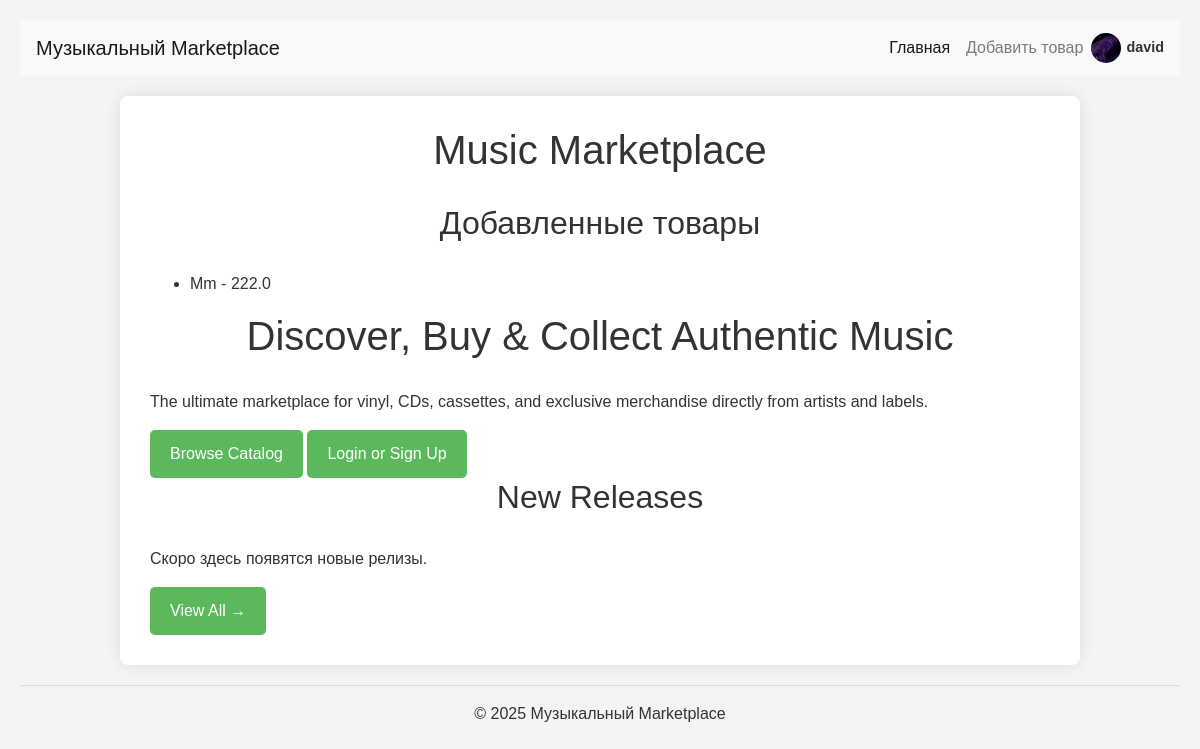
The app's page / (signed in) with its own data.
### shop/models.py (models this page shows, shortened)
class User(AbstractUser):
    profile_picture = models.ImageField(upload_to='profile_pics/', blank=True, null=True)
    is_reseller = models.BooleanField(default=False)
    role_choices = [
        ('buyer', 'Покупатель'),
        ('musician', 'Музыкант'),
        ('label', 'Лейбл'),
        ('reseller', 'Перекупщик'),
        ('admin', 'Администратор'),
    ]
    role = models.CharField(max_length=20, choices=role_choices, default='buyer')
    groups = models.ManyToManyField(
        'auth.Group',
        verbose_name='groups',
        blank=True,
        help_text=(
            'The groups this user belongs to. A user will get all permissions '
            'granted to each of their groups.'
        ),
        related_name="shop_users_groups",  # Changed related_name
        related_query_name="shop_user",    # Changed related_query_name
    )
    user_permissions = models.ManyToManyField(
        'auth.Permission',
        verbose_name='user permissions',
        blank=True,
        help_text='Specific permissions for this user.',
        related_name="shop_users_permissions", # Changed related_name
        related_query_name="shop_user",      # Changed related_query_name
    )
    class Meta:
        swappable = 'AUTH_USER_MODEL'
        verbose_name = 'Пользователь'
        verbose_name_plural = 'Пользователи'

class Product(models.Model):
    name = models.CharField(max_length=200)
    description = models.TextField(blank=True)
    price = models.FloatField()
    genre = models.CharField(max_length=50, blank=True)
    format_choices = [
        ('CD', 'CD'),
        ('Vinyl', 'Винил'),
        ('Cassette', 'Кассета'),
    ]
    format = models.CharField(max_length=50, choices=format_choices)
    is_original = models.BooleanField(default=True)
    owner = models.ForeignKey(settings.AUTH_USER_MODEL, on_delete=models.CASCADE, related_name='products')  # Renamed 'seller' to 'owner'
    class Meta:
        verbose_name = 'Продукт'
        verbose_name_plural = 'Продукты'

### shop/views.py (the view)
# urls.py: path('', views.index, name='index'),  # Главная страница
def index(request):
    if request.user.is_authenticated:
        products = Product.objects.filter(owner=request.user)
    else:
        products = Product.objects.all()
    return render(request, 'shop/index.html', {'products': products})

### shop/templates/shop/index.html (shortened to what this page needs)
{% extends 'setting/base.html' %}
{% block content %}
    <div class="container">
        <h1>Music Marketplace</h1>
        <h2>Добавленные товары</h2>
        {% if products %}
            <ul>
                {% for product in products %}
                    <li>{{ product.name }} - {{ product.price }}</li>
                {% endfor %}
            </ul>
        {% else %}
            <p>Пока нет добавленных товаров.</p>
        {% endif %}
        <section class="hero-section">
            <h1>Discover, Buy & Collect Authentic Music</h1>
            <p>The ultimate marketplace for vinyl, CDs, cassettes, and exclusive merchandise directly from artists and labels.</p>
            <div class="buttons">
                <button class="btn btn-purple">Browse Catalog</button>
                <button class="btn btn-white">Login or Sign Up</button>
            </div>
        </section>
        <section class="release-section">
            <h2>New Releases</h2>
            <div class="cards">
                <p>Скоро здесь появятся новые релизы.</p>
            </div>
            <button class="btn btn-purple view-all">View All →</button>
        </section>
    </div>
{% endblock %}

### shop/templates/setting/menu.html (shortened to what this page needs)
{% load static %}
<header>
    <nav class="navbar navbar-expand-lg navbar-light bg-light" style="position: relative;display: flex; justify-content: space-between; align-items: center;width: 100%;">
        <div> <a class="navbar-brand" href="/">Музыкальный Marketplace</a></div>
        <div class="collapse navbar-collapse" id="navbarNav" style="justify-content: end;">
            <ul class="navbar-nav">
                <li class="nav-item active">
                    <a class="nav-link" href="/">Главная</a>
                </li>
                {% if request.user.is_authenticated %}
                <li class="nav-item">
                    <a class="nav-link" href="{% url 'add_product' %}">Добавить товар</a>
                </li>
                    <li class="nav-item user-menu" id="userMenu">
                        <div class="profile-image-container">
                            {% if request.user.profile_picture %}
                                <img src="{{ request.user.profile_picture.url }}" alt="Фотография пользователя" class="profile-image">
                            {% else %}
                                <img src="{% static 'img/default_profile.png' %}" alt="Профиль по умолчанию" class="profile-image">
                            {% endif %}
                        </div>
                        <span class="username">{{ request.user.username }}</span>
                    </li>
                {% endif %}
            </ul>
        </div>
    </nav>
</header>

### shop/static/shop/css/styles.css (style rules this page uses)
body { font-family: sans-serif; background-color: #f4f4f4; margin: 0; padding: 20px; color: #333; }
.container { width: 90%; max-width: 960px; margin: 20px auto; background-color: #fff; padding: 30px; border-radius: 8px; box-shadow: 0 0 15px rgba(0, 0, 0, 0.1); }
h1, h2 { color: #333; text-align: center; margin-bottom: 30px; }
.btn { background-color: #5cb85c; color: #fff; padding: 12px 20px; border: none; border-radius: 5px; cursor: pointer; font-size: 1em; text-decoration: none; display: inline-block; transition: background-color 0.3s ease; }
.navbar .profile-image-container { width: 30px; height: 30px; border-radius: 50%; overflow: hidden; margin-right: 5px; display: inline-block; vertical-align: middle; }
.navbar .profile-image { width: 100%; height: 100%; object-fit: cover; }
.navbar .username { font-weight: bold; font-size: 0.9rem; display: inline-block; vertical-align: middle; }
.navbar .user-menu { display: flex; align-items: center; cursor: pointer; position: relative; }

### records on screen
User: user.profile_picture (picture), user.username "david"
Product: name "Mm", price "222.0"
